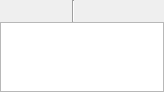
<?xml version="1.0" encoding="UTF-8"?>
<ui version="4.0">
 <class>DatasetWidget</class>
 <widget class="QWidget" name="DatasetWidget">
  <property name="geometry">
   <rect>
    <x>0</x>
    <y>0</y>
    <width>164</width>
    <height>86</height>
   </rect>
  </property>
  <property name="sizePolicy">
   <sizepolicy hsizetype="Preferred" vsizetype="Expanding">
    <horstretch>0</horstretch>
    <verstretch>0</verstretch>
   </sizepolicy>
  </property>
  <property name="windowTitle">
   <string>Form</string>
  </property>
  <layout class="QVBoxLayout" name="verticalLayout">
   <property name="spacing">
    <number>0</number>
   </property>
   <property name="margin">
    <number>0</number>
   </property>
   <item>
    <layout class="QHBoxLayout" name="horizontalLayout">
     <item>
      <widget class="QToolButton" name="addFileButton">
       <property name="minimumSize">
        <size>
         <width>22</width>
         <height>22</height>
        </size>
       </property>
       <property name="toolTip">
        <string>Add file(s)</string>
       </property>
       <property name="autoFillBackground">
        <bool>true</bool>
       </property>
       <property name="text">
        <string/>
       </property>
       <property name="autoRaise">
        <bool>true</bool>
       </property>
      </widget>
     </item>
     <item>
      <widget class="QToolButton" name="addDirButton">
       <property name="minimumSize">
        <size>
         <width>22</width>
         <height>22</height>
        </size>
       </property>
       <property name="toolTip">
        <string>Add directory</string>
       </property>
       <property name="autoFillBackground">
        <bool>true</bool>
       </property>
       <property name="text">
        <string/>
       </property>
       <property name="autoRaise">
        <bool>true</bool>
       </property>
      </widget>
     </item>
     <item>
      <widget class="QToolButton" name="addFromDbButton">
       <property name="minimumSize">
        <size>
         <width>22</width>
         <height>22</height>
        </size>
       </property>
       <property name="toolTip">
        <string>Add data from shared databases</string>
       </property>
       <property name="autoFillBackground">
        <bool>true</bool>
       </property>
       <property name="text">
        <string/>
       </property>
       <property name="autoRaise">
        <bool>true</bool>
       </property>
      </widget>
     </item>
     <item>
      <widget class="Line" name="line">
       <property name="orientation">
        <enum>Qt::Vertical</enum>
       </property>
      </widget>
     </item>
     <item>
      <widget class="QToolButton" name="upButton">
       <property name="minimumSize">
        <size>
         <width>22</width>
         <height>22</height>
        </size>
       </property>
       <property name="cursor">
        <cursorShape>ArrowCursor</cursorShape>
       </property>
       <property name="toolTip">
        <string>Up url(s)</string>
       </property>
       <property name="autoFillBackground">
        <bool>true</bool>
       </property>
       <property name="text">
        <string/>
       </property>
       <property name="autoRaise">
        <bool>true</bool>
       </property>
       <property name="arrowType">
        <enum>Qt::NoArrow</enum>
       </property>
      </widget>
     </item>
     <item>
      <widget class="QToolButton" name="downButton">
       <property name="minimumSize">
        <size>
         <width>22</width>
         <height>22</height>
        </size>
       </property>
       <property name="toolTip">
        <string>Down url(s)</string>
       </property>
       <property name="autoFillBackground">
        <bool>true</bool>
       </property>
       <property name="text">
        <string/>
       </property>
       <property name="autoRaise">
        <bool>true</bool>
       </property>
       <property name="arrowType">
        <enum>Qt::NoArrow</enum>
       </property>
      </widget>
     </item>
     <item>
      <widget class="QToolButton" name="deleteButton">
       <property name="minimumSize">
        <size>
         <width>22</width>
         <height>22</height>
        </size>
       </property>
       <property name="toolTip">
        <string>Delete urls(s)</string>
       </property>
       <property name="autoFillBackground">
        <bool>true</bool>
       </property>
       <property name="text">
        <string/>
       </property>
       <property name="checkable">
        <bool>false</bool>
       </property>
       <property name="autoRaise">
        <bool>true</bool>
       </property>
      </widget>
     </item>
     <item>
      <spacer name="horizontalSpacer">
       <property name="orientation">
        <enum>Qt::Horizontal</enum>
       </property>
       <property name="sizeHint" stdset="0">
        <size>
         <width>0</width>
         <height>20</height>
        </size>
       </property>
      </spacer>
     </item>
    </layout>
   </item>
   <item>
    <widget class="QListWidget" name="itemsArea">
     <property name="selectionMode">
      <enum>QAbstractItemView::ExtendedSelection</enum>
     </property>
     <property name="selectionBehavior">
      <enum>QAbstractItemView::SelectRows</enum>
     </property>
    </widget>
   </item>
  </layout>
 </widget>
 <tabstops>
  <tabstop>itemsArea</tabstop>
  <tabstop>addFileButton</tabstop>
  <tabstop>addDirButton</tabstop>
  <tabstop>addFromDbButton</tabstop>
  <tabstop>upButton</tabstop>
  <tabstop>downButton</tabstop>
  <tabstop>deleteButton</tabstop>
 </tabstops>
 <resources/>
 <connections/>
</ui>
